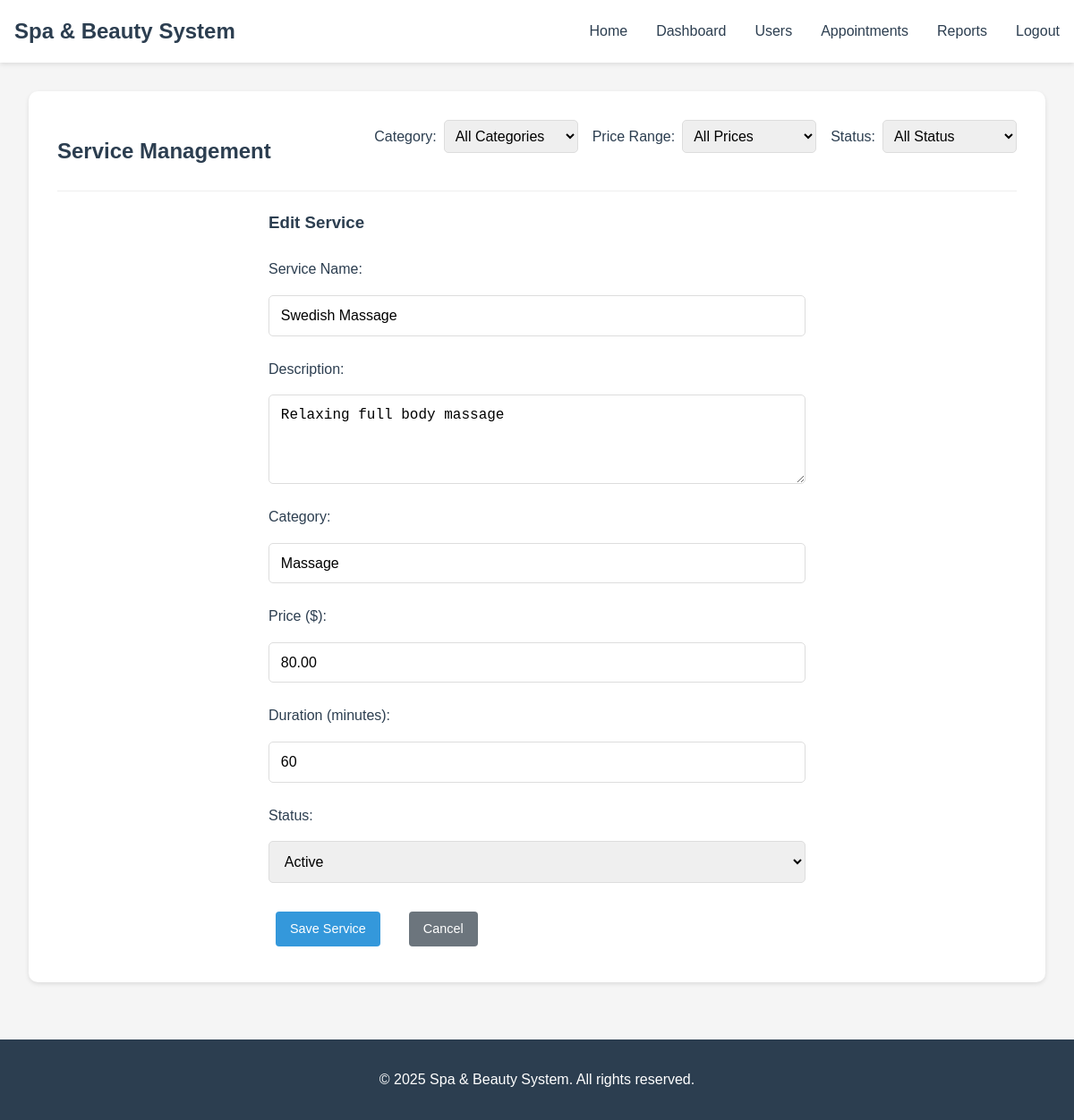
Screenshot of /admin/services.php?action=edit&id=1 (signed in) with the database file from the repository.
### tables this page shows
CREATE TABLE IF NOT EXISTS `services` (
    `id` INT PRIMARY KEY AUTO_INCREMENT,
    `name` VARCHAR(255) NOT NULL,
    `description` TEXT,
    `category` VARCHAR(100) NOT NULL,
    `price` DECIMAL(10,2) NOT NULL,
    `duration` INT NOT NULL,
    `status` ENUM('active', 'inactive') DEFAULT 'active',
    `created_at` TIMESTAMP DEFAULT CURRENT_TIMESTAMP,
    `updated_at` TIMESTAMP DEFAULT CURRENT_TIMESTAMP ON UPDATE CURRENT_TIMESTAMP
);

### admin/services.php (the view, shortened to what this page needs)
<?php
$priceFilter = $_GET['price'] ?? 'all';
$statusFilter = $_GET['status'] ?? 'all';
$action = $_GET['action'] ?? 'list';
$editService = null;
if ($action === 'edit' && isset($_GET['id'])) {
    $conn = getDBConnection();
    if ($conn) {
        $sql = "SELECT * FROM services WHERE id = ?";
        $stmt = $conn->prepare($sql);
        $stmt->bind_param("i", $_GET['id']);
        $stmt->execute();
        $result = $stmt->get_result();
        if ($row = $result->fetch_assoc()) {
            $editService = $row;
        }
    }
}
$conn = getDBConnection();
if ($conn) {
    $sql = "SELECT * FROM services WHERE 1=1";
    $sql .= " ORDER BY category, name";
    $stmt = $conn->prepare($sql);
    $stmt->execute();
    $result = $stmt->get_result();
}
?>
<!DOCTYPE html>
<html lang="en">
<head>
    <link rel="stylesheet" href="../assets/css/style.css">
</head>
<body>
    <header>
        <nav>
            <div class="logo">
                <h1>Spa & Beauty System</h1>
            </div>
            <ul class="nav-links">
                <li><a href="/index.php">Home</a></li>
                <li><a href="dashboard.php">Dashboard</a></li>
                <li><a href="users.php">Users</a></li>
                <li><a href="appointments.php">Appointments</a></li>
                <li><a href="reports.php">Reports</a></li>
                <li><a href="../auth/logout.php">Logout</a></li>
            </ul>
        </nav>
    </header>
    <main>
        <div class="dashboard-container">
            <section class="services-section">
                <div class="section-header">
                    <h2>Service Management</h2>
                    <div class="filter-controls">
                        <div class="filter-group">
                            <label for="category-filter">Category:</label>
                            <select id="category-filter" onchange="applyFilters()">
                                <option value="all">All Categories</option>
                            </select>
                        </div>
                        <div class="filter-group">
                            <label for="price-filter">Price Range:</label>
                            <select id="price-filter" onchange="applyFilters()">
                                <option value="all" <?php echo $priceFilter === 'all' ? 'selected' : ''; ?>>All Prices</option>
                            </select>
                        </div>
                        <div class="filter-group">
                            <label for="status-filter">Status:</label>
                            <select id="status-filter" onchange="applyFilters()">
                                <option value="all" <?php echo $statusFilter === 'all' ? 'selected' : ''; ?>>All Status</option>
                            </select>
                        </div>
                    </div>
                </div>
                <?php if ($action === 'add' || $action === 'edit'): ?>
                    <div class="form-section">
                        <h3><?php echo $action === 'add' ? 'Add New Service' : 'Edit Service'; ?></h3>
                        <form method="POST" class="service-form">
                            <div class="form-group">
                                <label for="name">Service Name:</label>
                                <input type="text" id="name" name="name" required
                                       value="<?php echo $editService ? htmlspecialchars($editService['name']) : ''; ?>">
                            </div>
                            <div class="form-group">
                                <label for="description">Description:</label>
                                <textarea id="description" name="description" rows="3"><?php echo $editService ? htmlspecialchars($editService['description']) : ''; ?></textarea>
                            </div>
                            <div class="form-group">
                                <label for="category">Category:</label>
                                <input type="text" id="category" name="category" required list="categories"
                                       value="<?php echo $editService ? htmlspecialchars($editService['category']) : ''; ?>">
                            </div>
                            <div class="form-group">
                                <label for="price">Price ($):</label>
                                <input type="number" id="price" name="price" step="0.01" min="0" required
                                       value="<?php echo $editService ? htmlspecialchars($editService['price']) : ''; ?>">
                            </div>
                            <div class="form-group">
                                <label for="duration">Duration (minutes):</label>
                                <input type="number" id="duration" name="duration" min="15" step="15" required
                                       value="<?php echo $editService ? htmlspecialchars($editService['duration']) : ''; ?>">
                            </div>
                            <div class="form-group">
                                <label for="status">Status:</label>
                                <select id="status" name="status" required>
                                    <option value="active" <?php echo $editService && $editService['status'] === 'active' ? 'selected' : ''; ?>>Active</option>
                                </select>
                            </div>
                            <div class="form-actions">
                                <button type="submit" name="save_service" class="btn btn-primary">Save Service</button>
                                <a href="services.php" class="btn btn-secondary">Cancel</a>
                            </div>
                        </form>
                    </div>
                <?php endif; ?>
            </section>
        </div>
    </main>
    <footer>
        <p>&copy; <?php echo date('Y'); ?> Spa & Beauty System. All rights reserved.</p>
    </footer>
</body>
</html>

### assets/css/style.css (style rules this page uses)
* { margin: 0; padding: 0; box-sizing: border-box; }
body { font-family: 'Arial', sans-serif; line-height: 1.6; color: #333; background-color: #f5f5f5; }
header { background-color: #fff; box-shadow: 0 2px 5px rgba(0,0,0,0.1); padding: 1rem 0; }
nav { max-width: 1200px; margin: 0 auto; padding: 0 1rem; display: flex; justify-content: space-between; align-items: center; }
.logo h1 { color: #2c3e50; font-size: 1.5rem; }
.nav-links { display: flex; list-style: none; gap: 2rem; }
.nav-links a { text-decoration: none; color: #2c3e50; font-weight: 500; transition: color 0.3s ease; }
main { max-width: 1200px; margin: 2rem auto; padding: 0 1rem; }
.btn { display: inline-block; padding: 0.8rem 1.5rem; border-radius: 5px; text-decoration: none; font-weight: 500; transition: all 0.3s ease; margin: 0.5rem; }
.btn-primary { background-color: #3498db; color: #fff; }
.btn-secondary { background-color: #95a5a6; color: #fff; }
footer { text-align: center; padding: 2rem 0; background-color: #2c3e50; color: #fff; margin-top: 4rem; }
.form-group { display: flex; flex-direction: column; gap: 0.5rem; }
.form-group label { color: #2c3e50; font-weight: 500; }
.form-group input { padding: 0.8rem; border: 1px solid #ddd; border-radius: 5px; font-size: 1rem; }
.dashboard-container { max-width: 1200px; margin: 2rem auto; padding: 0 1rem; }
.filter-controls { margin-bottom: 2rem; display: flex; align-items: center; gap: 1rem; }
.filter-controls label { color: #2c3e50; font-weight: 500; }
.filter-controls select { padding: 0.5rem; border: 1px solid #ddd; border-radius: 5px; font-size: 1rem; }
.section-header { display: flex; justify-content: space-between; align-items: center; margin-bottom: 2rem; }
.section-header h2 { color: #2c3e50; margin: 0; }
.filter-controls { display: flex; align-items: center; gap: 1rem; }
.form-section { max-width: 600px; margin: 0 auto; }
.form-section h3 { color: #2c3e50; margin-bottom: 1.5rem; }
.form-actions { display: flex; gap: 1rem; margin-top: 1rem; }
.services-section { background-color: #fff; padding: 2rem; border-radius: 10px; box-shadow: 0 2px 5px rgba(0,0,0,0.1); }
.filter-controls { display: flex; flex-wrap: wrap; gap: 1rem; margin-bottom: 2rem; }
.filter-group { display: flex; align-items: center; gap: 0.5rem; }
.filter-group label { color: #2c3e50; font-weight: 500; white-space: nowrap; }
.filter-group select { padding: 0.5rem; border: 1px solid #ddd; border-radius: 5px; font-size: 1rem; min-width: 150px; }
.service-form { max-width: 600px; margin: 0 auto; }
.service-form .form-group { margin-bottom: 1.5rem; }
.service-form label { display: block; margin-bottom: 0.5rem; color: #2c3e50; font-weight: 500; }
.service-form input[type="text"], .service-form input[type="number"], .service-form textarea, .service-form select { width: 100%; padding: 0.8rem; border: 1px solid #ddd; border-radius: 5px; font-size: 1rem; }
.service-form textarea { resize: vertical; min-height: 100px; }
.section-header { display: flex; justify-content: space-between; align-items: center; margin-bottom: 20px; padding-bottom: 10px; border-bottom: 1px solid #eee; }
.btn { display: inline-block; padding: 8px 16px; border: none; border-radius: 4px; cursor: pointer; text-decoration: none; font-size: 0.9em; transition: background-color 0.3s; }
.btn-secondary { background-color: #6c757d; color: white; }

### rows the page displays
services: name "Swedish Massage", description "Relaxing full body massage", category "Massage", price "80.00", duration "60", status "Active"
